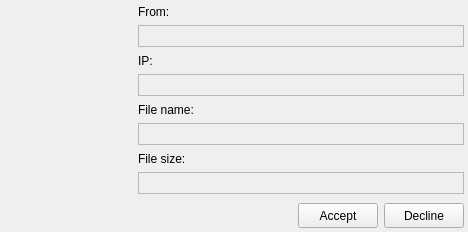
<?xml version="1.0" encoding="UTF-8"?>
<ui version="4.0">
 <class>fileRequestWindowClass</class>
 <widget class="QWidget" name="fileRequestWindowClass">
  <property name="geometry">
   <rect>
    <x>0</x>
    <y>0</y>
    <width>468</width>
    <height>232</height>
   </rect>
  </property>
  <property name="minimumSize">
   <size>
    <width>468</width>
    <height>232</height>
   </size>
  </property>
  <property name="maximumSize">
   <size>
    <width>16777215</width>
    <height>232</height>
   </size>
  </property>
  <property name="windowTitle">
   <string>File request</string>
  </property>
  <property name="windowIcon">
   <iconset>
    <normaloff>:/icons/crystal_project/save_all.png</normaloff>:/icons/crystal_project/save_all.png</iconset>
  </property>
  <layout class="QGridLayout">
   <property name="sizeConstraint">
    <enum>QLayout::SetMaximumSize</enum>
   </property>
   <property name="margin">
    <number>4</number>
   </property>
   <item row="0" column="0">
    <widget class="QLabel" name="fileLabel">
     <property name="minimumSize">
      <size>
       <width>128</width>
       <height>128</height>
      </size>
     </property>
     <property name="maximumSize">
      <size>
       <width>128</width>
       <height>128</height>
      </size>
     </property>
     <property name="frameShape">
      <enum>QFrame::NoFrame</enum>
     </property>
     <property name="text">
      <string/>
     </property>
     <property name="pixmap">
      <pixmap>:/icons/crystal_project/filerequest.png</pixmap>
     </property>
     <property name="alignment">
      <set>Qt::AlignCenter</set>
     </property>
    </widget>
   </item>
   <item row="0" column="1" colspan="3">
    <layout class="QVBoxLayout">
     <item>
      <widget class="QLabel" name="label">
       <property name="minimumSize">
        <size>
         <width>0</width>
         <height>15</height>
        </size>
       </property>
       <property name="maximumSize">
        <size>
         <width>16777215</width>
         <height>15</height>
        </size>
       </property>
       <property name="text">
        <string>From:</string>
       </property>
      </widget>
     </item>
     <item>
      <widget class="QLabel" name="fromLabel">
       <property name="minimumSize">
        <size>
         <width>0</width>
         <height>22</height>
        </size>
       </property>
       <property name="maximumSize">
        <size>
         <width>16777215</width>
         <height>22</height>
        </size>
       </property>
       <property name="frameShape">
        <enum>QFrame::StyledPanel</enum>
       </property>
       <property name="text">
        <string/>
       </property>
      </widget>
     </item>
     <item>
      <widget class="QLabel" name="label_3">
       <property name="minimumSize">
        <size>
         <width>0</width>
         <height>15</height>
        </size>
       </property>
       <property name="maximumSize">
        <size>
         <width>16777215</width>
         <height>15</height>
        </size>
       </property>
       <property name="text">
        <string>IP:</string>
       </property>
      </widget>
     </item>
     <item>
      <widget class="QLabel" name="ipLabel">
       <property name="minimumSize">
        <size>
         <width>0</width>
         <height>22</height>
        </size>
       </property>
       <property name="maximumSize">
        <size>
         <width>16777215</width>
         <height>22</height>
        </size>
       </property>
       <property name="frameShape">
        <enum>QFrame::StyledPanel</enum>
       </property>
       <property name="text">
        <string/>
       </property>
      </widget>
     </item>
     <item>
      <widget class="QLabel" name="label_2">
       <property name="minimumSize">
        <size>
         <width>0</width>
         <height>15</height>
        </size>
       </property>
       <property name="maximumSize">
        <size>
         <width>16777215</width>
         <height>15</height>
        </size>
       </property>
       <property name="text">
        <string>File name:</string>
       </property>
      </widget>
     </item>
     <item>
      <widget class="QLabel" name="fileNameLabel">
       <property name="minimumSize">
        <size>
         <width>0</width>
         <height>22</height>
        </size>
       </property>
       <property name="maximumSize">
        <size>
         <width>16777215</width>
         <height>22</height>
        </size>
       </property>
       <property name="frameShape">
        <enum>QFrame::StyledPanel</enum>
       </property>
       <property name="text">
        <string/>
       </property>
       <property name="textInteractionFlags">
        <set>Qt::LinksAccessibleByMouse|Qt::TextSelectableByMouse</set>
       </property>
      </widget>
     </item>
     <item>
      <widget class="QLabel" name="label_4">
       <property name="minimumSize">
        <size>
         <width>0</width>
         <height>15</height>
        </size>
       </property>
       <property name="maximumSize">
        <size>
         <width>16777215</width>
         <height>15</height>
        </size>
       </property>
       <property name="text">
        <string>File size:</string>
       </property>
      </widget>
     </item>
     <item>
      <widget class="QLabel" name="fileSizeLabel">
       <property name="minimumSize">
        <size>
         <width>0</width>
         <height>22</height>
        </size>
       </property>
       <property name="maximumSize">
        <size>
         <width>16777215</width>
         <height>22</height>
        </size>
       </property>
       <property name="frameShape">
        <enum>QFrame::StyledPanel</enum>
       </property>
       <property name="text">
        <string/>
       </property>
      </widget>
     </item>
    </layout>
   </item>
   <item row="2" column="1">
    <spacer>
     <property name="orientation">
      <enum>Qt::Horizontal</enum>
     </property>
     <property name="sizeHint" stdset="0">
      <size>
       <width>40</width>
       <height>20</height>
      </size>
     </property>
    </spacer>
   </item>
   <item row="2" column="2">
    <widget class="QPushButton" name="acceptButton">
     <property name="minimumSize">
      <size>
       <width>0</width>
       <height>25</height>
      </size>
     </property>
     <property name="maximumSize">
      <size>
       <width>16777215</width>
       <height>16777215</height>
      </size>
     </property>
     <property name="text">
      <string>Accept</string>
     </property>
     <property name="icon">
      <iconset>
       <normaloff>:/icons/crystal_project/apply.png</normaloff>:/icons/crystal_project/apply.png</iconset>
     </property>
    </widget>
   </item>
   <item row="2" column="3">
    <widget class="QPushButton" name="declineButton">
     <property name="minimumSize">
      <size>
       <width>0</width>
       <height>25</height>
      </size>
     </property>
     <property name="maximumSize">
      <size>
       <width>16777215</width>
       <height>16777215</height>
      </size>
     </property>
     <property name="text">
      <string>Decline</string>
     </property>
     <property name="icon">
      <iconset>
       <normaloff>:/icons/crystal_project/cancel.png</normaloff>:/icons/crystal_project/cancel.png</iconset>
     </property>
    </widget>
   </item>
   <item row="1" column="1">
    <spacer name="verticalSpacer">
     <property name="orientation">
      <enum>Qt::Vertical</enum>
     </property>
     <property name="sizeHint" stdset="0">
      <size>
       <width>20</width>
       <height>40</height>
      </size>
     </property>
    </spacer>
   </item>
  </layout>
 </widget>
 <layoutdefault spacing="6" margin="11"/>
 <resources>
  <include location="../../../qutim.qrc"/>
 </resources>
 <connections/>
</ui>
